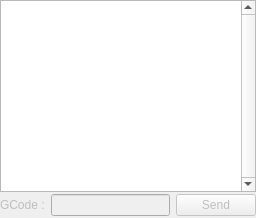
         <widget class="QWidget" name="tabGrblOutput">
          <attribute name="title">
           <string>Grbl communication</string>
          </attribute>
          <layout class="QVBoxLayout" name="verticalLayout_6">
           <property name="spacing">
            <number>0</number>
           </property>
           <property name="leftMargin">
            <number>0</number>
           </property>
           <property name="topMargin">
            <number>0</number>
           </property>
           <property name="rightMargin">
            <number>0</number>
           </property>
           <property name="bottomMargin">
            <number>0</number>
           </property>
           <item>
            <widget class="QTextEdit" name="txtGrblOutput">
             <property name="minimumSize">
              <size>
               <width>0</width>
               <height>0</height>
              </size>
             </property>
             <property name="font">
              <font>
               <family>Monospace</family>
              </font>
             </property>
             <property name="verticalScrollBarPolicy">
              <enum>Qt::ScrollBarAlwaysOn</enum>
             </property>
             <property name="lineWrapMode">
              <enum>QTextEdit::NoWrap</enum>
             </property>
            </widget>
           </item>
           <item>
            <widget class="QWidget" name="frmGcodeInput" native="true">
             <property name="enabled">
              <bool>false</bool>
             </property>
             <layout class="QHBoxLayout" name="horizontalLayout_7">
              <property name="leftMargin">
               <number>0</number>
              </property>
              <property name="topMargin">
               <number>2</number>
              </property>
              <property name="rightMargin">
               <number>0</number>
              </property>
              <property name="bottomMargin">
               <number>2</number>
              </property>
              <item>
               <widget class="QLabel" name="label_8">
                <property name="text">
                 <string notr="true">GCode :</string>
                </property>
               </widget>
              </item>
              <item>
               <widget class="gcodeQLineEdit" name="txtGCode">
                <property name="minimumSize">
                 <size>
                  <width>0</width>
                  <height>0</height>
                 </size>
                </property>
                <property name="focusPolicy">
                 <enum>Qt::StrongFocus</enum>
                </property>
                <property name="clearButtonEnabled">
                 <bool>true</bool>
                </property>
               </widget>
              </item>
              <item>
               <widget class="QPushButton" name="btnSend">
                <property name="minimumSize">
                 <size>
                  <width>0</width>
                  <height>0</height>
                 </size>
                </property>
                <property name="text">
                 <string>Send</string>
                </property>
               </widget>
              </item>
             </layout>
            </widget>
           </item>
          </layout>
         </widget>
